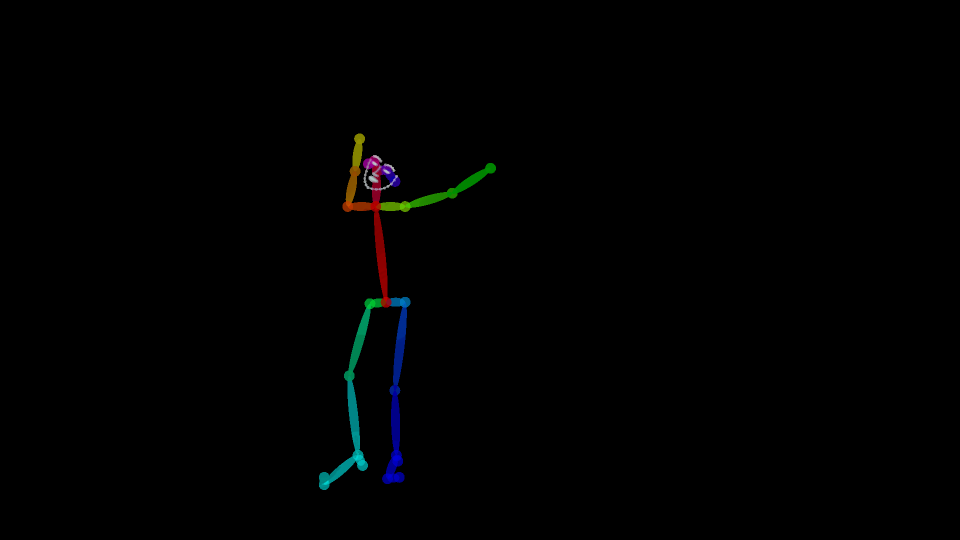
#> input picture 0001.png, 1920 x 1080 px, given as the content of the folder /media/kun/Dataset/LSUN/bedroom_train_lmdb/img, which was not available (shown at 1/2 size)
$ python concat_to_one.py
#> lines starting #> are read from the running program, lines starting #| are printed output that depends on the picture; pictures that were not available may be replaced by others from this repository, and a replacement may not be noted
### basic_lib.py
import os
import numpy as np
import cv2
def Get_List(path,flag = False):
#> called with flag = True
    files = os.listdir(path);
    dirList = []
    fileList = []
    index = 0
    for f in files:
        if (os.path.isdir(path + '/' + f)):
            if (f[0] == '.'):
                pass
            else:
                dirList.append(f)
        if (os.path.isfile(path + '/' + f)):
            fileList.append(f)
        if flag and index>100:
            break
        index+=1
    dirList.sort(), fileList.sort()
    return [dirList, fileList]

# [199 lines left out: functions mkdir, get_muliti_bbox, get_bbox1, get_bbox, ImageToIUV, IUVToImage, not called in this run]

### concat_to_one.py
# -*- coding: utf-8 -*-
import cv2
import numpy as np
from basic_lib import Get_List
import random
import os

path_1 = '/media/kun/UbuntuData/Kun/GAN_Realation/kun/save_result/function3_correct/371/'
path_2 = '/media/kun/UbuntuData/Kun/GAN_Realation/kun/save_result/function3_g_max/'
path_3 = '/media/kun/Dataset/LSUN/bedroom_train_lmdb/img'
path_4 = '/media/kun/Dataset/GAN_Relation/save_result/function3_cifar_10/231'


path = path_3
_,name_all = Get_List(path,True)

img_all = []
for i in range(10):
    index = random.randint(0,len(name_all)-1)
    tmp = cv2.imread(os.path.join(path,name_all[index]))
#> tmp is the input picture: shape (1080, 1920, 3); mean B, G, R 1.1, 1.1, 0.7
    tmp = cv2.resize(tmp, (64, 64), interpolation=cv2.INTER_CUBIC)
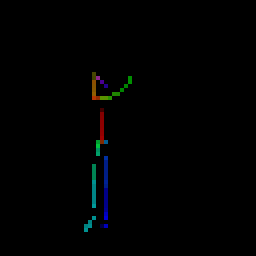
#> tmp: shape (64, 64, 3) (shown 4 times larger); mean B, G, R 1.3, 1.2, 0.7
    for j in range(1,11,1):
        index = random.randint(0, len(name_all) - 1)
        tmp2 = cv2.imread(os.path.join(path,name_all[index]))
        tmp2 = cv2.resize(tmp2, (64, 64), interpolation=cv2.INTER_CUBIC)
        tmp = np.concatenate((tmp,tmp2),1)
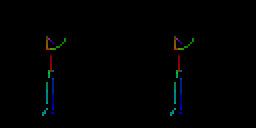
#> tmp: shape (64, 128, 3) (shown 2 times larger); mean B, G, R 1.3, 1.2, 0.7
    img_all.append(tmp)
img = img_all[0]
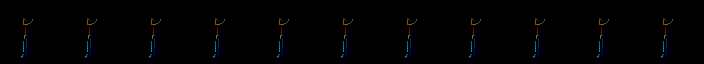
#> img: shape (64, 704, 3); mean B, G, R 1.3, 1.2, 0.7

for i in img_all[1:]:
    img = np.concatenate((img,i),0)
#> this loop made 9 passes
#> pass 1, `img = np.concatenate((img,i),0)`:
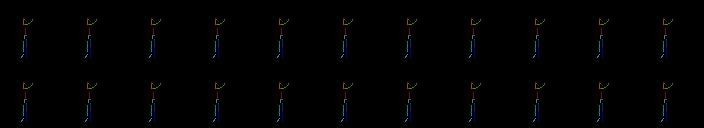
#> img: shape (128, 704, 3); mean B, G, R 1.3, 1.2, 0.7
#> pass 2, `img = np.concatenate((img,i),0)`:
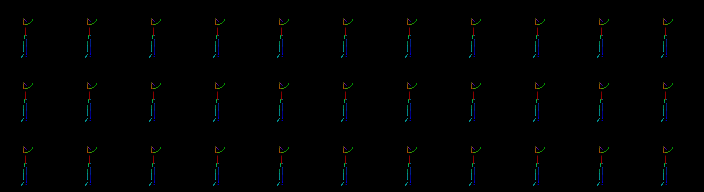
#> img: shape (192, 704, 3); mean B, G, R 1.3, 1.2, 0.7
#> pass 3, `img = np.concatenate((img,i),0)`:
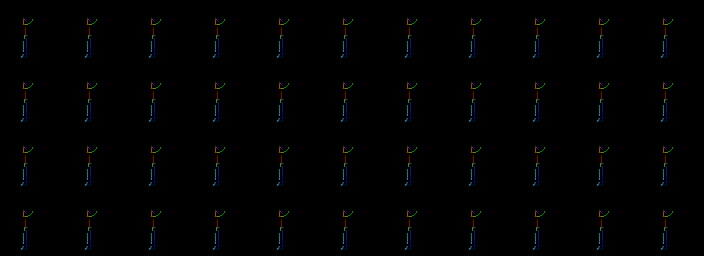
#> img: shape (256, 704, 3); mean B, G, R 1.3, 1.2, 0.7
#> after the loop:
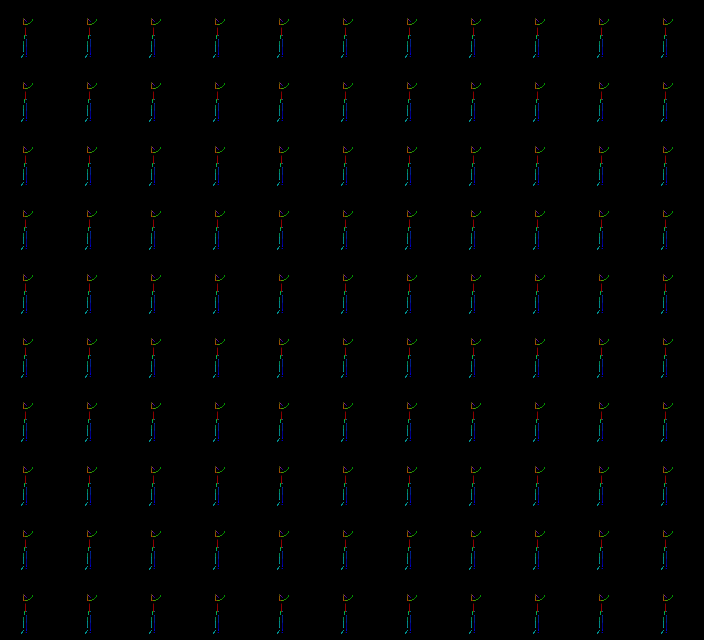
#> img: shape (640, 704, 3); mean B, G, R 1.3, 1.2, 0.7
cv2.imshow('a',img)
cv2.waitKey(0)
